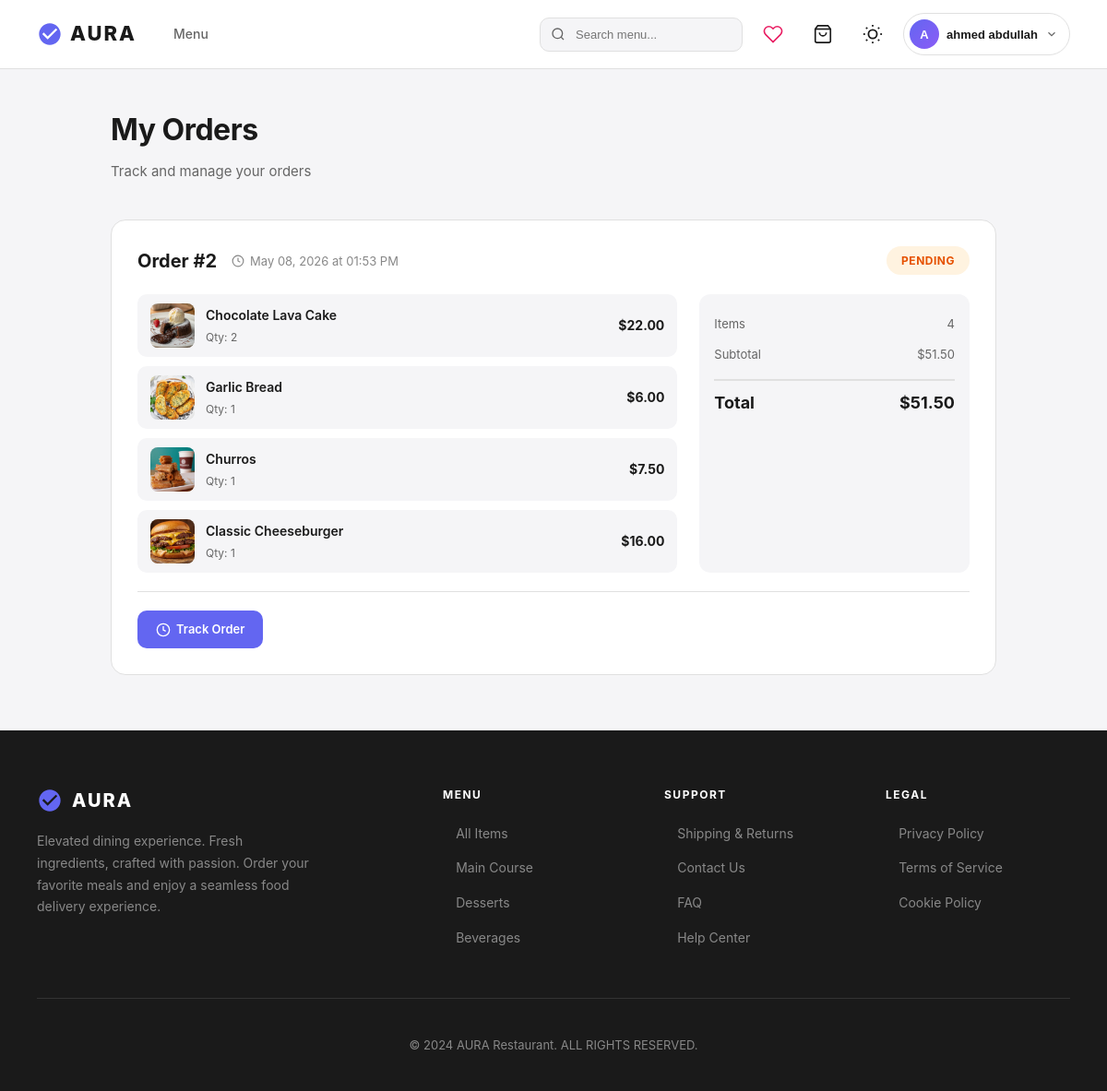
The app's page /customer/orders (signed in) with its own data.
### app/models/user.py (models this page shows, shortened)
class User(UserMixin, db.Model):   # UserMixin provides correct Flask-Login integration
    __tablename__ = 'users'
    id           = db.Column(db.Integer, primary_key=True)
    username     = db.Column(db.String(80), unique=True, nullable=False)
    email        = db.Column(db.String(120), unique=True, nullable=False)
    password_hash = db.Column(db.String(256), nullable=False)
    phone        = db.Column(db.String(20))
    address      = db.Column(db.Text)
    created_at   = db.Column(db.DateTime, default=datetime.utcnow)
    orders  = db.relationship('Order',  back_populates='customer', lazy=True, cascade='all, delete-orphan')
    reviews = db.relationship('Review', back_populates='customer', lazy=True, cascade='all, delete-orphan')

### app/models/orders.py (models this page shows, shortened)
class Order(db.Model):
    __tablename__ = 'orders'
    id = db.Column(db.Integer, primary_key=True)
    customer_id = db.Column(db.Integer, db.ForeignKey('users.id', ondelete='CASCADE'), nullable=False)
    total_amount = db.Column(db.Numeric(10, 2), nullable=False)
    status = db.Column(db.Enum(OrderStatus), default=OrderStatus.PENDING)
    delivery_address = db.Column(db.Text)
    special_instructions = db.Column(db.Text)
    created_at = db.Column(db.DateTime, default=datetime.utcnow)
    updated_at = db.Column(db.DateTime, default=datetime.utcnow, onupdate=datetime.utcnow)
    customer = db.relationship('User', back_populates='orders')
    items = db.relationship('OrderItem', backref='order', lazy=True, cascade='all, delete-orphan')
    payment = db.relationship('Payment', backref='order', uselist=False, cascade='all, delete-orphan')
    status_history = db.relationship('OrderStatusHistory', backref='order', lazy=True, cascade='all, delete-orphan')

### app/models/order_item.py (models this page shows, shortened)
class OrderItem(db.Model):
    __tablename__ = 'order_items'
    id = db.Column(db.Integer, primary_key=True)
    order_id = db.Column(db.Integer, db.ForeignKey('orders.id', ondelete='CASCADE'), nullable=False)
    menu_item_id = db.Column(db.Integer, db.ForeignKey('menu_items.id', ondelete='CASCADE'), nullable=False)
    quantity = db.Column(db.Integer, nullable=False, default=1)
    unit_price = db.Column(db.Numeric(10, 2), nullable=False)
    special_requests = db.Column(db.Text)

### app/models/menu_item.py (models this page shows, shortened)
class MenuItem(db.Model):
    __tablename__ = 'menu_items'
    id = db.Column(db.Integer, primary_key=True)
    name = db.Column(db.String(100), nullable=False)
    description = db.Column(db.Text)
    price = db.Column(db.Numeric(10, 2), nullable=False)
    category = db.Column(db.Enum(Category), nullable=False)
    image_url = db.Column(db.String(255))
    is_available = db.Column(db.Boolean, default=True)
    stock_quantity = db.Column(db.Integer, default=10)  # ← NEW: Available stock
    preparation_time = db.Column(db.Integer, default=15)
    calories = db.Column(db.Integer)
    ingredients = db.Column(db.Text)
    created_at = db.Column(db.DateTime, default=db.func.current_timestamp())
    order_items = db.relationship('OrderItem', backref='menu_item', lazy=True)
    reviews = db.relationship('Review', backref='menu_item', lazy=True, cascade='all, delete-orphan')

### app/routes/customer.py (the view)
@customer_bp.route('/orders')
@login_required
def orders():
    result = OrderService.get_user_orders(current_user.id)
    return render_template('orders/orders_list.html', orders=result.data['all'])

### app/repositories/order_repository.py (called while the page is built)
    @staticmethod
    def get_by_customer(customer_id):
        return Order.query.filter_by(customer_id=customer_id)\
                         .order_by(Order.created_at.desc()).all()

### app/services/base_service.py (called while the page is built)
    @classmethod
    def ok(cls, data=None, message=None):
        return cls(success=True, data=data, message=message)

### app/services/order_service.py (called while the page is built)
    @staticmethod
    def get_user_orders(customer_id):
        orders = OrderRepository.get_by_customer(customer_id)
        active = [o for o in orders if o.status.value != 'Cancelled']
        cancelled = [o for o in orders if o.status.value == 'Cancelled']
        return ServiceResult.ok(data={
            'all': orders,
            'active': active,
            'cancelled': cancelled
        })

### app/templates/orders/orders_list.html (shortened to what this page needs)
{% extends "base.html" %}
{% block content %}
<div class="orders-container">
  <h1 class="orders-title">My Orders</h1>
  <p class="orders-subtitle">Track and manage your orders</p>
  {% if orders %}
    {% set active_orders = orders | selectattr('status.value', 'ne', 'Cancelled') | list %}
    {% set cancelled_orders = orders | selectattr('status.value', 'eq', 'Cancelled') | list %}
    {% if active_orders %}
      <div class="active-orders">
        {% for order in active_orders %}
        <div class="order-card">
          <div class="order-header">
            <div class="order-id-section">
              <span class="order-id">Order #{{ order.id }}</span>
              <span class="order-date">
                <svg viewBox="0 0 24 24"><circle cx="12" cy="12" r="10"/><polyline points="12 6 12 12 16 14"/></svg>
                {{ order.created_at.strftime('%B %d, %Y at %I:%M %p') if order.created_at else 'N/A' }}
              </span>
            </div>
            <span class="order-status status-{{ order.status.value.lower() }}">{{ order.status.value }}</span>
          </div>
          <div class="order-body">
            <div class="order-items-preview">
              {% for item in order.items %}
              <div class="order-item-preview">
                <div class="order-item-img">
                  {% if item.menu_item.image_url %}
                    {% set img_path = item.menu_item.image_url %}
                    {% if img_path.startswith('static/') %}{% set img_path = img_path[7:] %}{% endif %}
                    <img src="{{ url_for('static', filename=img_path) }}" alt="{{ item.menu_item.name }}" onerror="this.parentElement.style.display='none'">
                  {% endif %}
                </div>
                <div class="order-item-info">
                  <div class="order-item-name">{{ item.menu_item.name }}</div>
                  <div class="order-item-qty">Qty: {{ item.quantity }}</div>
                </div>
                <div class="order-item-price">${{ "%.2f"|format(item.quantity * item.unit_price|float) }}</div>
              </div>
              {% endfor %}
            </div>
            <div class="order-summary-info">
              <div class="row">
                <span>Items</span>
                <span>{{ order.items|length }}</span>
              </div>
              <div class="row">
                <span>Subtotal</span>
                <span>${{ "%.2f"|format(order.total_amount|float) }}</span>
              </div>
              <div class="row total">
                <span>Total</span>
                <span>${{ "%.2f"|format(order.total_amount|float) }}</span>
              </div>
            </div>
          </div>
          <div class="order-footer">
            <div class="btn-group">
              <a href="{{ url_for('order.order_tracking', order_id=order.id) }}" class="btn btn-primary track-btn">
                <svg viewBox="0 0 24 24"><circle cx="12" cy="12" r="10"/><polyline points="12 6 12 12 16 14"/></svg>
                Track Order
              </a>
            </div>
          </div>
        </div>
        {% endfor %}
      </div>
    {% endif %}
  {% endif %}
</div>
{% endblock %}

### app/templates/base.html (shortened to what this page needs)
<!DOCTYPE html>
<html lang="en" data-theme="light">
<head>
<link rel="stylesheet" href="{{ url_for('static', filename='css/style.css') }}">
</head>
<body>
<nav class="nav">
  <div class="nav-left">
    <a href="{{ url_for('main.home') }}" class="logo">
      <svg viewBox="0 0 24 24"><path d="M12 2C6.48 2 2 6.48 2 12s4.48 10 10 10 10-4.48 10-10S17.52 2 12 2zm-2 15l-5-5 1.41-1.41L10 14.17l7.59-7.59L19 8l-9 9z"/></svg>
      AURA
    </a>
    <ul class="links">
      <li><a href="{{ url_for('customer.menu') }}" class="{% if request.endpoint == 'customer.menu' %}active{% endif %}">Menu</a></li>
    </ul>
  </div>
  <div class="nav-right">
    <form class="nav-search" action="{{ url_for('customer.search') }}" method="GET">
      <input type="text" name="q" placeholder="Search menu..." value="{{ search_query or '' }}">
    </form>
    {% if current_user.is_authenticated %}
    <a href="{{ url_for('customer.wishlist') }}" class="nav-icon-btn wishlist-btn {% if request.endpoint == 'customer.wishlist' %}active{% endif %}" title="My Wishlist">
      <svg viewBox="0 0 24 24"><path d="M20.84 4.61a5.5 5.5 0 0 0-7.78 0L12 5.67l-1.06-1.06a5.5 5.5 0 0 0-7.78 7.78l1.06 1.06L12 21.23l7.78-7.78 1.06-1.06a5.5 5.5 0 0 0 0-7.78z"/></svg>
    </a>
    {% endif %}
    {% if current_user.is_authenticated %}
    <a href="{{ url_for('customer.cart') }}" class="nav-icon-btn cart-icon-wrap" title="Cart">
      <svg viewBox="0 0 24 24"><path d="M6 2L3 6v14a2 2 0 0 0 2 2h14a2 2 0 0 0 2-2V6l-3-4z"/><line x1="3" y1="6" x2="21" y2="6"/><path d="M16 10a4 4 0 0 1-8 0"/></svg>
    </a>
    {% endif %}
    <button class="nav-icon-btn theme-toggle" onclick="toggleTheme()" title="Toggle Dark Mode">
    </button>
    {% if current_user.is_authenticated %}
    <div class="profile-dropdown" id="profileDropdown">
      <button class="profile-btn" onclick="toggleProfileDropdown()">
        <div class="profile-avatar">{{ current_user.username[0]|upper }}</div>
        <span class="profile-name">{{ current_user.username }}</span>
        <svg class="profile-arrow" viewBox="0 0 24 24"><polyline points="6 9 12 15 18 9"/></svg>
      </button>
    </div>
    {% else %}
    <a href="{{ url_for('auth.login') }}" class="btn btn-primary" style="padding:8px 20px;font-size:13px;border-radius:8px;background:var(--c2);color:#fff;font-weight:600;text-decoration:none">Login</a>
    {% endif %}
  </div>
</nav>
{% block content %}{% endblock %}
<footer class="footer">
  <div class="f-grid">
    <div>
      <div class="f-brand">
        <svg viewBox="0 0 24 24"><path d="M12 2C6.48 2 2 6.48 2 12s4.48 10 10 10 10-4.48 10-10S17.52 2 12 2zm-2 15l-5-5 1.41-1.41L10 14.17l7.59-7.59L19 8l-9 9z"/></svg>
        AURA
      </div>
      <p class="f-desc">Elevated dining experience. Fresh ingredients, crafted with passion. Order your favorite meals and enjoy a seamless food delivery experience.</p>
    </div>
    <div>
      <div class="f-title">Menu</div>
      <ul class="f-links">
        <li><a href="{{ url_for('customer.menu') }}">All Items</a></li>
        <li><a href="{{ url_for('customer.menu', category='main_course') }}">Main Course</a></li>
        <li><a href="{{ url_for('customer.menu', category='desserts') }}">Desserts</a></li>
        <li><a href="{{ url_for('customer.menu', category='beverages') }}">Beverages</a></li>
      </ul>
    </div>
    <div>
      <div class="f-title">Support</div>
      <ul class="f-links">
        <li><a href="#">Shipping & Returns</a></li>
        <li><a href="#">Contact Us</a></li>
        <li><a href="#">FAQ</a></li>
        <li><a href="#">Help Center</a></li>
      </ul>
    </div>
    <div>
      <div class="f-title">Legal</div>
      <ul class="f-links">
        <li><a href="#">Privacy Policy</a></li>
        <li><a href="#">Terms of Service</a></li>
        <li><a href="#">Cookie Policy</a></li>
      </ul>
    </div>
  </div>
  <div class="f-copy">&copy; 2024 AURA Restaurant. ALL RIGHTS RESERVED.</div>
</footer>
</body>
</html>

### app/static/css/style.css (style rules this page uses)
:root { --c1:#1a1a1a; --c2:#6366f1; --cg:#666; --cl:#888; --cb:#e0e0e0; --cw:#fff; --bg:#f5f5f7; --r:8px; --tr:all .3s; }
* { margin:0;padding:0;box-sizing:border-box }
body { font-family:-apple-system,BlinkMacSystemFont,'Segoe UI',Roboto,sans-serif;background:var(--bg);color:var(--c1);line-height:1.6 }
a { text-decoration:none;color:inherit }
img { max-width:100%;display:block }
.nav { display:flex;justify-content:space-between;align-items:center;padding:16px 40px;background:var(--cw);border-bottom:1px solid #f0f0f0;position:sticky;top:0;z-index:100 }
.logo { font-size:20px;font-weight:700;letter-spacing:3px }
.links { display:flex;gap:32px;list-style:none }
.links a { color:var(--cg);font-size:13px;font-weight:500;transition:var(--tr) }
.footer { background:var(--c1);color:var(--cw);padding:40px }
.f-grid { display:grid;grid-template-columns:2fr 1fr 1fr 1fr;gap:32px;max-width:1200px;margin:0 auto }
.f-brand { font-size:18px;font-weight:700;letter-spacing:2px;margin-bottom:12px }
.f-desc { font-size:13px;color:var(--cl);line-height:1.6 }
.f-title { font-size:12px;font-weight:600;text-transform:uppercase;letter-spacing:1px;margin-bottom:16px }
.f-links { list-style:none }
.f-links li { margin-bottom:10px }
.f-links a { color:var(--cl);font-size:13px;transition:var(--tr) }
.f-copy { text-align:center;padding-top:32px;margin-top:32px;border-top:1px solid #333;font-size:12px;color:var(--cl) }

### app/templates/orders/orders_list.html (style rules this page uses)
.orders-container { max-width:1000px;margin:0 auto;padding:40px 20px }
.orders-title { font-size:32px;font-weight:700;margin-bottom:8px;letter-spacing:-0.5px }
.orders-subtitle { color:var(--cg);margin-bottom:40px;font-size:15px }
.order-card { background:var(--card-bg);padding:28px;border-radius:16px;border:1px solid var(--cb);margin-bottom:20px;transition:all 0.3s ease;position:relative;overflow:hidden }
.order-header { display:flex;justify-content:space-between;align-items:flex-start;margin-bottom:20px;flex-wrap:wrap;gap:12px }
.order-id-section { display:flex;align-items:center;gap:16px;flex-wrap:wrap }
.order-id { font-size:20px;font-weight:700;color:var(--text-primary) }
.order-date { font-size:13px;color:var(--cl);display:flex;align-items:center;gap:6px }
.order-date svg { width:14px;height:14px;stroke:var(--cl);fill:none;stroke-width:2 }
.order-status { padding:6px 16px;border-radius:20px;font-size:12px;font-weight:700;text-transform:uppercase;letter-spacing:0.5px }
.status-pending { background:#fff3e0;color:#e65100 }
.order-body { display:grid;grid-template-columns:2fr 1fr;gap:24px;margin-bottom:20px }
.order-items-preview { display:flex;flex-direction:column;gap:10px }
.order-item-preview { display:flex;align-items:center;gap:12px;padding:10px 14px;background:var(--bg);border-radius:10px }
.order-item-img { width:48px;height:48px;border-radius:8px;overflow:hidden;background:#e8e8e8;flex-shrink:0 }
.order-item-img img { width:100%;height:100%;object-fit:cover }
.order-item-info { flex:1;min-width:0 }
.order-item-name { font-size:14px;font-weight:600;color:var(--text-primary);white-space:nowrap;overflow:hidden;text-overflow:ellipsis }
.order-item-qty { font-size:12px;color:var(--cg);margin-top:2px }
.order-item-price { font-size:14px;font-weight:700;color:var(--text-primary);white-space:nowrap }
.order-summary-info { background:var(--bg);padding:16px;border-radius:12px }
.order-summary-info .row { display:flex;justify-content:space-between;padding:6px 0;font-size:13px;color:var(--cg) }
.order-summary-info .row.total { padding-top:10px;margin-top:10px;border-top:2px solid var(--cb);font-size:18px;font-weight:700;color:var(--text-primary) }
.order-footer { display:flex;justify-content:space-between;align-items:center;padding-top:20px;border-top:1px solid var(--cb);flex-wrap:wrap;gap:12px }
.btn-group { display:flex;gap:10px;align-items:center;flex-wrap:wrap }
.btn { padding:10px 20px;border-radius:10px;font-size:13px;font-weight:600;cursor:pointer;transition:all 0.2s ease;border:none;text-decoration:none;display:inline-flex;align-items:center;gap:6px }
.btn-primary { background:var(--c2);color:#fff }
.track-btn svg,.cancel-btn svg { width:16px;height:16px;stroke:currentColor;fill:none;stroke-width:2 }

### records on screen
User: username "A", username "ahmed abdullah"
Order: id "2", created_at "May 08, 2026 at 01:53 PM", status.value "PENDING", items|length "4", total_amount "51.50"
OrderItem: menu_item.name (picture), menu_item.name "Chocolate Lava Cake", quantity "2", item.quantity*item.unit_price|float "22.00"
OrderItem: menu_item.name (picture), menu_item.name "Garlic Bread", quantity "1", item.quantity*item.unit_price|float "6.00"
OrderItem: menu_item.name (picture), menu_item.name "Churros", quantity "1", item.quantity*item.unit_price|float "7.50"
OrderItem: menu_item.name (picture), menu_item.name "Classic Cheeseburger", quantity "1", item.quantity*item.unit_price|float "16.00"
